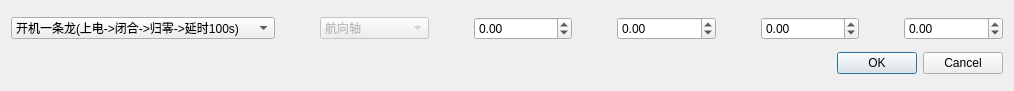
<?xml version="1.0" encoding="UTF-8"?>
<ui version="4.0">
 <class>Dialog</class>
 <widget class="QDialog" name="Dialog">
  <property name="geometry">
   <rect>
    <x>0</x>
    <y>0</y>
    <width>1014</width>
    <height>91</height>
   </rect>
  </property>
  <property name="windowTitle">
   <string>任务详情</string>
  </property>
  <property name="windowIcon">
   <iconset>
    <normaloff>res/旋转.png</normaloff>res/旋转.png</iconset>
  </property>
  <layout class="QVBoxLayout" name="verticalLayout_2">
   <item>
    <layout class="QVBoxLayout" name="verticalLayout">
     <item>
      <layout class="QHBoxLayout" name="horizontalLayout_item">
       <item>
        <widget class="QComboBox" name="comboBox">
         <property name="sizePolicy">
          <sizepolicy hsizetype="Preferred" vsizetype="Fixed">
           <horstretch>3</horstretch>
           <verstretch>0</verstretch>
          </sizepolicy>
         </property>
         <item>
          <property name="text">
           <string>开机一条龙(上电-&gt;闭合-&gt;归零-&gt;延时100s)</string>
          </property>
         </item>
         <item>
          <property name="text">
           <string>关机一条龙(停止-&gt;闲置-&gt;下电)</string>
          </property>
         </item>
         <item>
          <property name="text">
           <string>位置设置一条龙(位置方式设置-&gt;运行-&gt;延时)</string>
          </property>
         </item>
         <item>
          <property name="text">
           <string>速率设置一条龙(速率方式设置-&gt;运行-&gt;延时)</string>
          </property>
         </item>
         <item>
          <property name="text">
           <string>摇摆设置一条龙(摇摆方式设置-&gt;运行-&gt;延时)</string>
          </property>
         </item>
         <item>
          <property name="text">
           <string>上电</string>
          </property>
         </item>
         <item>
          <property name="text">
           <string>下电</string>
          </property>
         </item>
         <item>
          <property name="text">
           <string>闭合</string>
          </property>
         </item>
         <item>
          <property name="text">
           <string>闲置</string>
          </property>
         </item>
         <item>
          <property name="text">
           <string>运行</string>
          </property>
         </item>
         <item>
          <property name="text">
           <string>停止</string>
          </property>
         </item>
         <item>
          <property name="text">
           <string>位置方式设置</string>
          </property>
         </item>
         <item>
          <property name="text">
           <string>速率方式设置</string>
          </property>
         </item>
         <item>
          <property name="text">
           <string>摇摆方式设置</string>
          </property>
         </item>
         <item>
          <property name="text">
           <string>归零</string>
          </property>
         </item>
         <item>
          <property name="text">
           <string>停止归零</string>
          </property>
         </item>
         <item>
          <property name="text">
           <string>延时</string>
          </property>
         </item>
         <item>
          <property name="text">
           <string>循环开始</string>
          </property>
         </item>
         <item>
          <property name="text">
           <string>循环结束</string>
          </property>
         </item>
        </widget>
       </item>
       <item>
        <widget class="QLabel" name="label">
         <property name="sizePolicy">
          <sizepolicy hsizetype="Preferred" vsizetype="Preferred">
           <horstretch>1</horstretch>
           <verstretch>0</verstretch>
          </sizepolicy>
         </property>
         <property name="text">
          <string/>
         </property>
        </widget>
       </item>
       <item>
        <widget class="QComboBox" name="comboBox_2">
         <property name="enabled">
          <bool>false</bool>
         </property>
         <property name="sizePolicy">
          <sizepolicy hsizetype="Preferred" vsizetype="Fixed">
           <horstretch>3</horstretch>
           <verstretch>0</verstretch>
          </sizepolicy>
         </property>
         <item>
          <property name="text">
           <string>航向轴</string>
          </property>
         </item>
         <item>
          <property name="text">
           <string>俯仰轴</string>
          </property>
         </item>
         <item>
          <property name="text">
           <string>航向轴+俯仰轴</string>
          </property>
         </item>
        </widget>
       </item>
       <item>
        <widget class="QLabel" name="label_2">
         <property name="sizePolicy">
          <sizepolicy hsizetype="Preferred" vsizetype="Preferred">
           <horstretch>1</horstretch>
           <verstretch>0</verstretch>
          </sizepolicy>
         </property>
         <property name="text">
          <string/>
         </property>
        </widget>
       </item>
       <item>
        <widget class="QDoubleSpinBox" name="doubleSpinBox2">
         <property name="sizePolicy">
          <sizepolicy hsizetype="Minimum" vsizetype="Fixed">
           <horstretch>3</horstretch>
           <verstretch>0</verstretch>
          </sizepolicy>
         </property>
         <property name="minimum">
          <double>-360.000000000000000</double>
         </property>
         <property name="maximum">
          <double>360.000000000000000</double>
         </property>
        </widget>
       </item>
       <item>
        <widget class="QLabel" name="label_3">
         <property name="sizePolicy">
          <sizepolicy hsizetype="Preferred" vsizetype="Preferred">
           <horstretch>1</horstretch>
           <verstretch>0</verstretch>
          </sizepolicy>
         </property>
         <property name="text">
          <string/>
         </property>
        </widget>
       </item>
       <item>
        <widget class="QDoubleSpinBox" name="doubleSpinBox1">
         <property name="sizePolicy">
          <sizepolicy hsizetype="Minimum" vsizetype="Fixed">
           <horstretch>3</horstretch>
           <verstretch>0</verstretch>
          </sizepolicy>
         </property>
         <property name="minimum">
          <double>-360.000000000000000</double>
         </property>
         <property name="maximum">
          <double>360.000000000000000</double>
         </property>
        </widget>
       </item>
       <item>
        <widget class="QLabel" name="label_4">
         <property name="sizePolicy">
          <sizepolicy hsizetype="Preferred" vsizetype="Preferred">
           <horstretch>1</horstretch>
           <verstretch>0</verstretch>
          </sizepolicy>
         </property>
         <property name="text">
          <string/>
         </property>
        </widget>
       </item>
       <item>
        <widget class="QDoubleSpinBox" name="doubleSpinBox3">
         <property name="sizePolicy">
          <sizepolicy hsizetype="Minimum" vsizetype="Fixed">
           <horstretch>3</horstretch>
           <verstretch>0</verstretch>
          </sizepolicy>
         </property>
         <property name="minimum">
          <double>-360.000000000000000</double>
         </property>
         <property name="maximum">
          <double>360.000000000000000</double>
         </property>
        </widget>
       </item>
       <item>
        <widget class="QLabel" name="label_5">
         <property name="sizePolicy">
          <sizepolicy hsizetype="Preferred" vsizetype="Preferred">
           <horstretch>1</horstretch>
           <verstretch>0</verstretch>
          </sizepolicy>
         </property>
         <property name="text">
          <string/>
         </property>
        </widget>
       </item>
       <item>
        <widget class="QDoubleSpinBox" name="doubleSpinBox4">
         <property name="sizePolicy">
          <sizepolicy hsizetype="Minimum" vsizetype="Fixed">
           <horstretch>3</horstretch>
           <verstretch>0</verstretch>
          </sizepolicy>
         </property>
         <property name="minimum">
          <double>-360.000000000000000</double>
         </property>
         <property name="maximum">
          <double>360.000000000000000</double>
         </property>
        </widget>
       </item>
      </layout>
     </item>
    </layout>
   </item>
   <item>
    <widget class="QDialogButtonBox" name="buttonBox">
     <property name="orientation">
      <enum>Qt::Horizontal</enum>
     </property>
     <property name="standardButtons">
      <set>QDialogButtonBox::Cancel|QDialogButtonBox::Ok</set>
     </property>
    </widget>
   </item>
  </layout>
 </widget>
 <resources/>
 <connections>
  <connection>
   <sender>buttonBox</sender>
   <signal>accepted()</signal>
   <receiver>Dialog</receiver>
   <slot>accept()</slot>
   <hints>
    <hint type="sourcelabel">
     <x>248</x>
     <y>254</y>
    </hint>
    <hint type="destinationlabel">
     <x>157</x>
     <y>274</y>
    </hint>
   </hints>
  </connection>
  <connection>
   <sender>buttonBox</sender>
   <signal>rejected()</signal>
   <receiver>Dialog</receiver>
   <slot>reject()</slot>
   <hints>
    <hint type="sourcelabel">
     <x>316</x>
     <y>260</y>
    </hint>
    <hint type="destinationlabel">
     <x>286</x>
     <y>274</y>
    </hint>
   </hints>
  </connection>
 </connections>
</ui>
